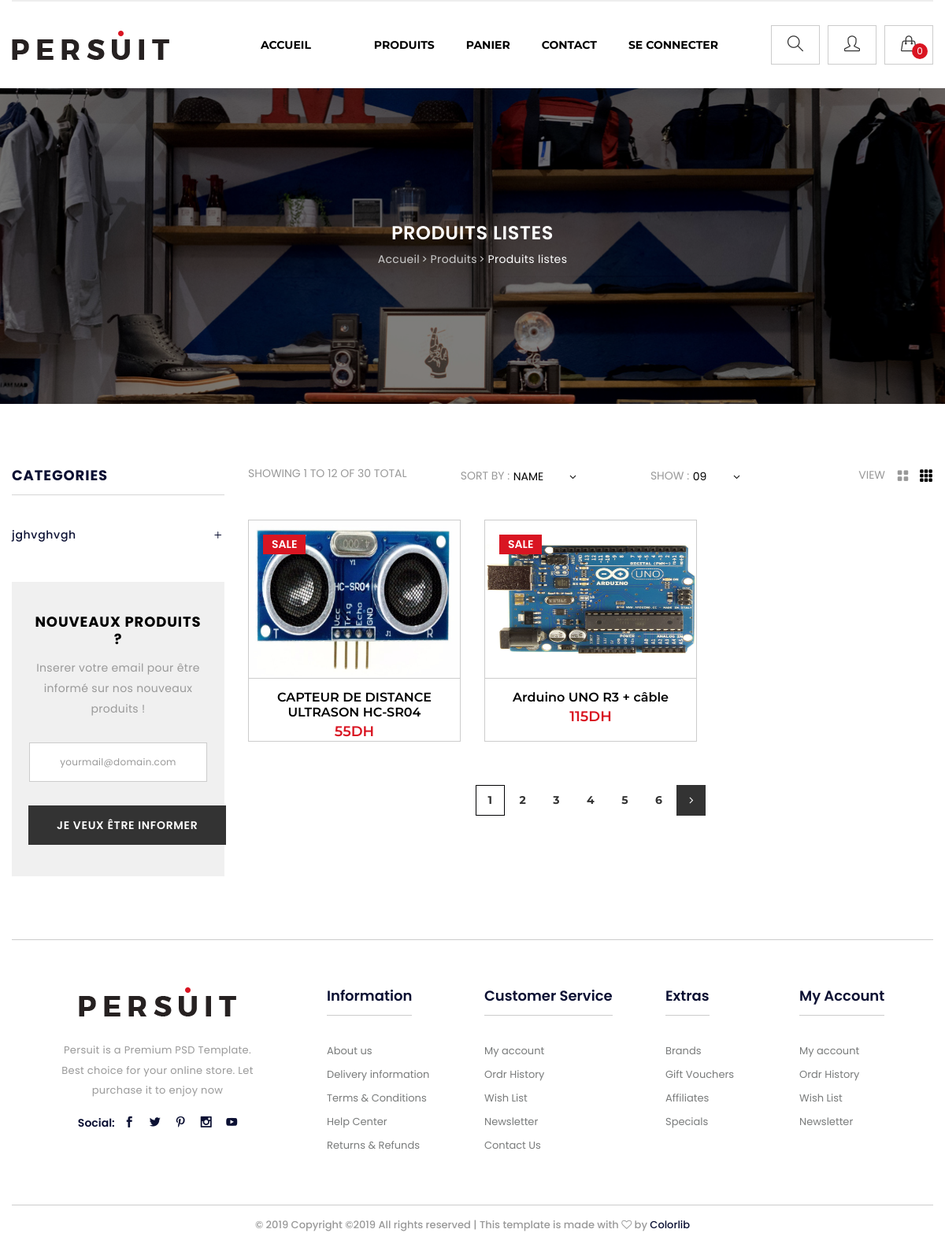
The page /front-end/categories-left-sidebar.php on the database its author committed.
### tables this page shows
CREATE TABLE `product` (
  `id_product` int(11) NOT NULL,
  `brand` varchar(50) DEFAULT NULL,
  `caracteristique` varchar(200) DEFAULT NULL,
  `created_at` datetime DEFAULT NULL,
  `description` varchar(200) DEFAULT NULL,
  `image` varchar(100) DEFAULT NULL,
  `is_active` tinyint(1) DEFAULT NULL,
  `meta_description` varchar(500) DEFAULT NULL,
  `meta_keywords` varchar(200) DEFAULT NULL,
  `name_product` varchar(50) DEFAULT NULL,
  `old_price` decimal(65,0) DEFAULT NULL,
  `price` decimal(65,0) DEFAULT NULL,
  `quantity` int(20) DEFAULT NULL,
  `sku` varchar(50) DEFAULT NULL,
  `slug` varchar(50) DEFAULT NULL,
  `updated_at` datetime DEFAULT NULL,
  `id_category` int(11) DEFAULT NULL,
  `id_sous_category` int(11) DEFAULT NULL
);

CREATE TABLE `category` (
  `id_category` int(11) NOT NULL,
  `created_at` datetime DEFAULT NULL,
  `is_active` tinyint(1) DEFAULT NULL,
  `meta_keywords` varchar(200) DEFAULT NULL,
  `name` varchar(50) DEFAULT NULL,
  `slug` varchar(50) DEFAULT NULL,
  `updated_at` datetime DEFAULT NULL
);

### front-end/categories-left-sidebar.php (the view, shortened to what this page needs)
<!DOCTYPE html>
<html lang="en">
    <head>
        <link href="css/font-awesome.min.css" rel="stylesheet">
        <link href="vendors/line-icon/css/simple-line-icons.css" rel="stylesheet">
        <link href="vendors/elegant-icon/style.css" rel="stylesheet">
        <link href="css/bootstrap.min.css" rel="stylesheet">
        <link href="vendors/revolution/css/settings.css" rel="stylesheet">
        <link href="vendors/revolution/css/layers.css" rel="stylesheet">
        <link href="vendors/revolution/css/navigation.css" rel="stylesheet">
        <link href="vendors/owl-carousel/owl.carousel.min.css" rel="stylesheet">
        <link href="vendors/bootstrap-selector/css/bootstrap-select.min.css" rel="stylesheet">
        <link href="vendors/jquery-ui/jquery-ui.css" rel="stylesheet">
        <link href="css/style.css" rel="stylesheet">
        <link href="css/responsive.css" rel="stylesheet">
    </head>
    <body>
    <?php
    include 'header.php';
    ?>
        <section class="categories_banner_area">
            <div class="container" style="padding:0px;">
                <div class="c_banner_inner">
                    <h3>Produits listes</h3>
                    <ul>
                        <li><a href="#">Accueil</a></li>
                        <li><a href="#">Produits</a></li>
                        <li class="current"><a href="#">Produits listes</a></li>
                    </ul>
                </div>
            </div>
        </section>
        <section class="categories_product_main p_80">
            <div class="container">
                <div class="categories_main_inner">
                    <div class="row row_disable">
                        <div class="col-lg-9 float-md-right">
                            <div class="showing_fillter">
                                <div class="row m0">
                                    <div class="first_fillter">
                                        <h4>Showing 1 to 12 of 30 total</h4>
                                    </div>
                                    <div class="secand_fillter">
                                        <h4>SORT BY :</h4>
                                        <select class="selectpicker">
                                            <option>Name</option>
                                        </select>
                                    </div>
                                    <div class="third_fillter">
                                        <h4>Show : </h4>
                                        <select class="selectpicker">
                                            <option>09</option>
                                        </select>
                                    </div>
                                    <div class="four_fillter">
                                        <h4>View</h4>
                                        <a  href="categories-grid-left-sidebar.php"><i class="icon_grid-2x2"></i></a>
                                        <a class="active" href="categories-left-sidebar.php"><i class="icon_grid-3x3"></i></a>
                                    </div>
                                </div>
                            </div>
                            <div class="categories_product_area">
                                <div class="row">
                                 <?php
                                    require_once('connection.php');
                                    $sql = "SELECT * FROM product limit 4;";
                                      $result = mysqli_query($conn, $sql);
                                      while ($row = $result->fetch_assoc()):
                                    ?>
                                    <div class="col-lg-4 col-sm-6">
                                        <div class="l_product_item">
                                            <div class="l_p_img">
                                                <a href="product-details2.php?id=<?php echo $row["id_product"];?>"><img src="<?php echo $row["image"];?>" alt="" style="height: 200px; width: 300px;"></a>
                                                <h5 class="sale">Sale</h5>
                                            </div>
                                            <div class="l_p_text">
                                                <h4><?php echo $row["name_product"];?></h4>
                                                <h5><?php echo $row["price"];?>DH</h5>
                                            </div>
                                        </div>
                                    </div>
                            <?php endwhile;?>
                                </div>
                                <nav aria-label="Page navigation example" class="pagination_area">
                                  <ul class="pagination">
                                    <li class="page-item"><a class="page-link" href="#">1</a></li>
                                    <li class="page-item"><a class="page-link" href="#">2</a></li>
                                    <li class="page-item"><a class="page-link" href="#">3</a></li>
                                    <li class="page-item"><a class="page-link" href="#">4</a></li>
                                    <li class="page-item"><a class="page-link" href="#">5</a></li>
                                    <li class="page-item"><a class="page-link" href="#">6</a></li>
                                    <li class="page-item next"><a class="page-link" href="#"><i class="fa fa-angle-right" aria-hidden="true"></i></a></li>
                                  </ul>
                                </nav>
                            </div>
                        </div>
                        <div class="col-lg-3 float-md-right">
                            <div class="categories_sidebar">
                                <aside class="l_widgest l_p_categories_widget">
                                    <div class="l_w_title">
                                        <h3>Categories</h3>
                                    </div>
                                    <?php
                                    require_once('connection.php');
                                    $sql = "SELECT * FROM category";
                                      $result = mysqli_query($conn, $sql);
                                      while ($row = $result->fetch_assoc()):
                                    ?>
                                    <ul class="navbar-nav">
                                        <li class="nav-item dropdown">
                                            <a class="nav-link dropdown-toggle" href="#" id="navbarDropdown" role="button" data-toggle="dropdown" aria-haspopup="true" aria-expanded="false">
                                            <?php echo $row['name'];?>
                                            <i class="icon_plus" aria-hidden="true"></i>
                                            </a>
                                        </li>
                                    </ul>
                            <?php endwhile;?>
                                </aside>
                                <aside class="l_widget l_news_widget">
                                    <h3>Nouveaux produits ?</h3>
                                    <p>Inserer votre email pour être informé sur nos nouveaux produits !</p>
                                    <div class="input-group">
                                        <input type="email" class="form-control" placeholder="yourmail@domain.com" aria-label="Search for...">
                                        <span class="input-group-btn">
                                            <button class="btn btn-secondary subs_btn" type="button">Je veux être informer</button>
                                        </span>
                                    </div>
                                </aside>
                            </div>
                        </div>
                    </div>
                </div>
            </div>
        </section>
    <?php
    include 'footer.php';
    ?>
    </body>
</html>

### rows shown on the page
product: image (picture), name_product "CAPTEUR DE DISTANCE ULTRASON HC-SR04", price "55"
product: shows a picture, name_product "Arduino UNO R3 + câble", price "115"
category: name "jghvghvgh"
